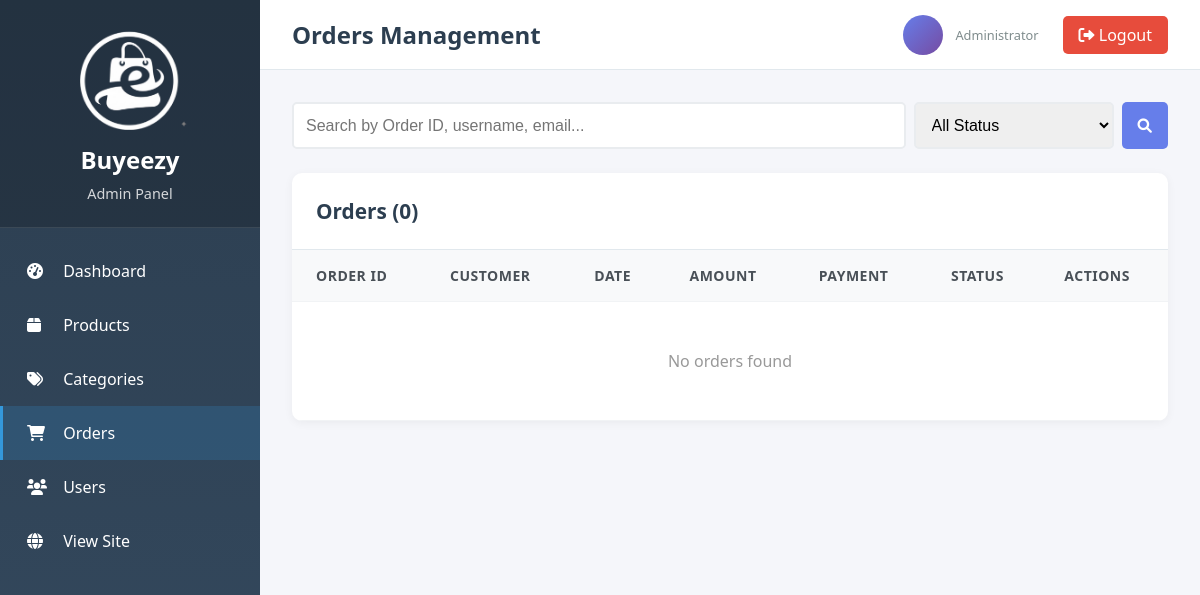
/admin-panel/orders/ (signed in), run on an earlier commit of the app's database.
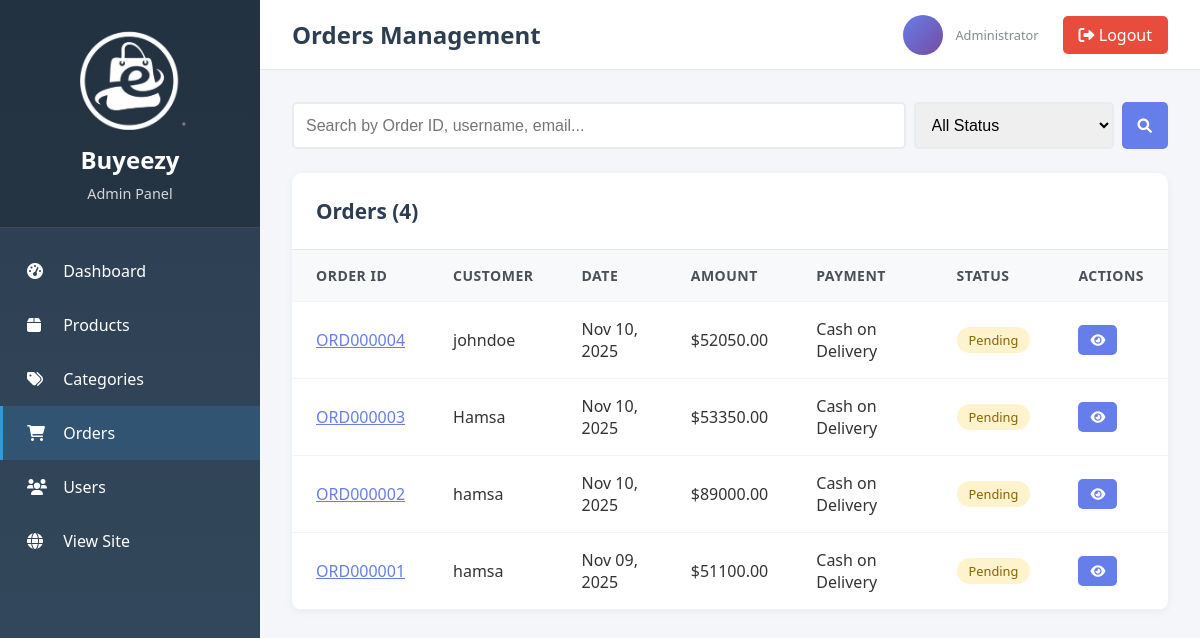
And on a later commit of the database.
### orders/models.py (models this page shows, shortened)
class Order(models.Model):
    ORDER_STATUS = (
        ('pending', 'Pending'),
        ('processing', 'Processing'),
        ('shipped', 'Shipped'),
        ('delivered', 'Delivered'),
        ('cancelled', 'Cancelled'),
    )
    PAYMENT_METHODS = (
        ('credit_card', 'Credit Card'),
        ('debit_card', 'Debit Card'),
        ('paypal', 'PayPal'),
        ('cod', 'Cash on Delivery'),
    )
    order_id = models.CharField(max_length=20, unique=True, default='', editable=False)
    user = models.ForeignKey(User, on_delete=models.CASCADE)
    first_name = models.CharField(max_length=100)
    last_name = models.CharField(max_length=100)
    email = models.EmailField()
    address = models.TextField()
    city = models.CharField(max_length=100)
    state = models.CharField(max_length=100)
    postal_code = models.CharField(max_length=20)
    phone = models.CharField(max_length=20)
    payment_method = models.CharField(max_length=20, choices=PAYMENT_METHODS, default='credit_card')
    total_amount = models.DecimalField(max_digits=10, decimal_places=2)
    status = models.CharField(max_length=20, choices=ORDER_STATUS, default='pending')
    created_at = models.DateTimeField(auto_now_add=True)
    updated_at = models.DateTimeField(auto_now=True)

### store/admin_views.py (the view)
# urls.py: path('orders/', admin_views.admin_orders, name='orders'),
@staff_member_required
def admin_orders(request):
    status_filter = request.GET.get('status', '')
    query = request.GET.get('q', '')
    orders = Order.objects.select_related('user').prefetch_related('items').all()
    if status_filter:
        orders = orders.filter(status=status_filter)
    if query:
        orders = orders.filter(
            Q(order_id__icontains=query) |
            Q(user__username__icontains=query) |
            Q(email__icontains=query)
        )
    orders = orders.order_by('-created_at')
    paginator = Paginator(orders, 20)
    page_number = request.GET.get('page')
    page_obj = paginator.get_page(page_number)
    context = {
        'page_obj': page_obj,
        'status_filter': status_filter,
        'query': query,
    }
    return render(request, 'admin_panel/orders.html', context)

### cart/context_processors.py (called while the page is built)
def cart_context(request):
    cart_items_count = 0
    cart_total = 0
    if request.user.is_authenticated:
        cart_items = CartItem.objects.filter(user=request.user)
        cart_items_count = cart_items.aggregate(total_items=Sum('quantity'))['total_items'] or 0
        cart_total = cart_items.aggregate(total=Sum(F('quantity') * F('product__price')))['total'] or 0
    return {
        'cart_items_count': cart_items_count,
        'cart_total': cart_total,
    }

### templates/admin_panel/orders.html (shortened to what this page needs)
{% extends 'admin_panel/base.html' %}
{% block page_title %}Orders Management{% endblock %}
{% block content %}
<div style="display: flex; gap: 1rem; margin-bottom: 1.5rem;">
    <form method="GET" style="display: flex; gap: 0.5rem; flex: 1;">
        <input type="text" name="q" placeholder="Search by Order ID, username, email..." value="{{ query }}" class="form-control">
        <select name="status" class="form-control" style="max-width: 200px;">
            <option value="">All Status</option>
        </select>
        <button type="submit" class="btn btn-primary"><i class="fas fa-search"></i></button>
    </form>
</div>
<div class="admin-table-container">
    <div class="admin-table-header"><h2>Orders ({{ page_obj.paginator.count }})</h2></div>
    <table class="admin-table">
        <thead><tr><th>Order ID</th><th>Customer</th><th>Date</th><th>Amount</th><th>Payment</th><th>Status</th><th>Actions</th></tr></thead>
        <tbody>
            {% for order in page_obj %}
            <tr>
                <td><a href="{% url 'admin_panel:order_detail' order.order_id %}" style="color: #667eea;">{{ order.order_id }}</a></td>
                <td>{{ order.user.username }}</td>
                <td>{{ order.created_at|date:"M d, Y" }}</td>
                <td>${{ order.total_amount }}</td>
                <td>{{ order.get_payment_method_display }}</td>
                <td>
                    {% if order.status == 'pending' %}<span class="badge badge-warning">Pending</span>
                    {% elif order.status == 'confirmed' %}<span class="badge badge-info">Confirmed</span>
                    {% elif order.status == 'shipped' %}<span class="badge badge-primary">Shipped</span>
                    {% elif order.status == 'delivered' %}<span class="badge badge-success">Delivered</span>
                    {% else %}<span class="badge badge-danger">Cancelled</span>{% endif %}
                </td>
                <td><a href="{% url 'admin_panel:order_detail' order.order_id %}" class="btn btn-primary btn-sm"><i class="fas fa-eye"></i></a></td>
            </tr>
            {% empty %}
            <tr><td colspan="7" style="text-align: center; padding: 3rem; color: #999;">No orders found</td></tr>
            {% endfor %}
        </tbody>
    </table>
</div>
{% endblock %}

What changed in the data, as far as the page shows it:
added Order: order_id "ORD000004", user.username "johndoe", created_at "Nov 10, 2025", total_amount "52050.00", payment_method "Cash on Delivery", status "Pending"
added Order: order_id "ORD000003", user.username "Hamsa", created_at "Nov 10, 2025", total_amount "53350.00", payment_method "Cash on Delivery", status "Pending"
added Order: order_id "ORD000002", user.username "hamsa", created_at "Nov 10, 2025", total_amount "89000.00", payment_method "Cash on Delivery", status "Pending"
added Order: order_id "ORD000001", user.username "hamsa", created_at "Nov 09, 2025", total_amount "51100.00", payment_method "Cash on Delivery", status "Pending"
Also different on the page:
{{ page_obj.paginator.count }}: "0" → "4"
text no longer shown: "No orders found"
